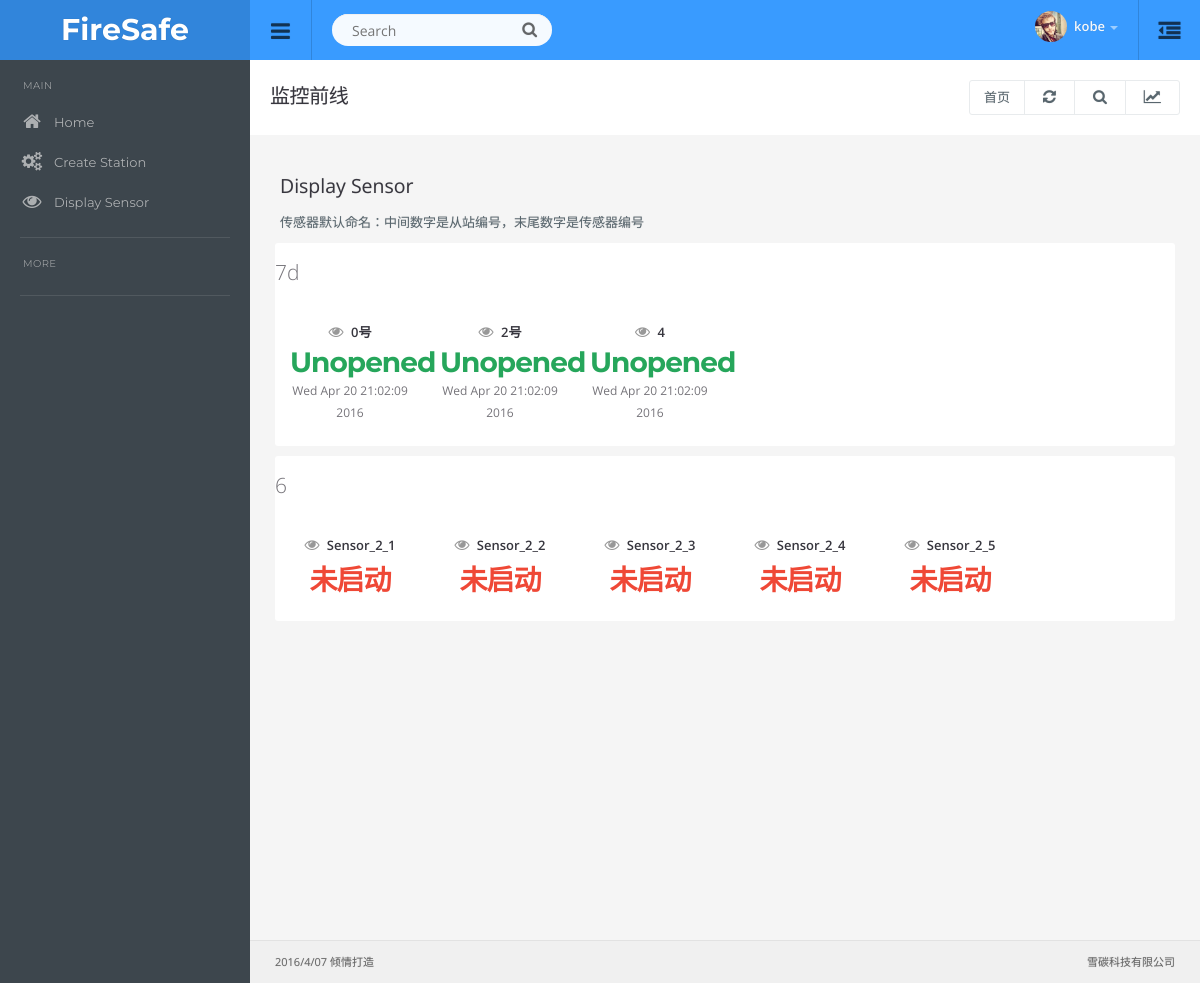
Screenshot of /sensor/display (signed in) with the database file from the repository.
### app/models.py (models this page shows, shortened)
class User(UserMixin, db.Model):
	__tablename__ = 'users'
	id            = db.Column(db.Integer,primary_key=True)
	email         = db.Column(db.String(64), unique=True, index=True)
	username      = db.Column(db.String(64),unique=True,index=True)
	role_id       = db.Column(db.Integer, db.ForeignKey('roles.id'))
	password_hash = db.Column(db.String(128))
	name          = db.Column(db.String(64))
	company       = db.Column(db.String(64))
	member_since  = db.Column(db.DateTime(), default=datetime.now)
	last_seen     = db.Column(db.DateTime(), default=datetime.now)
	understudy    = db.Column(db.Boolean(),default=True)
	def ping(self):
		self.last_seen = datetime.now()
		db.session.add(self)
	def can(self, permissions):
		return self.role is not None and \
		(self.role.permissions & permissions) == permissions
	def is_administrator(self):
		return self.can(Permission.ADMIN)
	class AnoymusUser(AnonymousUserMixin):
		def can(self, permissions):
			return False
		def is_administrator(self):
			return False
	login_manager.anonymous_user = AnoymusUser
	@property
	def password(self):
		raise AttributeError('password is not a readabel attribute')

class SonModel(db.Model):
    __tablename__ = 'sonmodels'
    id            = db.Column(db.Integer, primary_key=True)
    name 		  = db.Column(db.String(128), unique=True)
    slaveaddress  = db.Column(db.Integer, unique=True)
    location      = db.Column(db.String(128))
    sensorsNumber = db.Column(db.Integer)
    main_id       = db.Column(db.Integer, db.ForeignKey('mainmodels.id'))
    is_run        = db.Column(db.Boolean(), default=False)
    sensors       = db.relationship('Sensor', backref='sonmodel', lazy='dynamic')

class Sensor(db.Model):
	__tablename__ = 'sensors'
	id          = db.Column(db.Integer, primary_key=True)
	name		= db.Column(db.String(128), unique=True)
	location    = db.Column(db.String(128))
	slave_id    = db.Column(db.Integer)
	position    = db.Column(db.Integer)
	is_run      = db.Column(db.Boolean(), default=False)
	sonmodel_id = db.Column(db.Integer, db.ForeignKey('sonmodels.id'))

class SensorLog(db.Model):
	__tablename__ = 'sensorslog'
	id            = db.Column(db.Integer, primary_key=True)
	position      = db.Column(db.Integer)
	slave_id      = db.Column(db.Integer)
	sensor_state  = db.Column(db.String(32), default=u'unopened')
	create_time   = db.Column(db.DateTime(), default=datetime.now)
	updata_time   = db.Column(db.DateTime(), default=datetime.now)

### app/sensor/views.py (the view)
@sensor.route('/display')
@login_required
def display():
    sonmodel = SonModel.query.filter_by(is_run=False).all()
    if sonmodel is not None:
        for s in sonmodel:
            s.is_run = True
            count = 0
            while count < s.sensorsNumber:
                sname = 'Sensor_'+str(s.id)+'_'+str(count+1)
                sensor = Sensor(name=sname, location='default', slave_id=s.id, position=2*count)
                db.session.add(sensor)
                count += 1
            db.session.add(s)
    sonmodels = SonModel.query.all()
    sensor = Sensor.query.all()
    slog = SensorLog.query.all()
    return render_template('displaysensor.html', sensor=sensor, sonmodels=sonmodels, sensorlog=slog)

### app/auth/views.py (called while the page is built)
@auth.before_app_request
def before_request():
	if current_user.is_authenticated():
		current_user.ping()

### app/main/__init__.py (called while the page is built)
@main.app_context_processor
def inject_permissions():
	return dict(Permission=Permission)

### app/models.py (called while the page is built)
@login_manager.user_loader
def load_user(user_id):
	return User.query.get(int(user_id))

### app/templates/displaysensor.html (shortened to what this page needs)
{% extends "base.html" %}
{% block content %}
  <div class="row">
    <div class="col-md-12">
      <h4>Display Sensor</h4>
        <p>传感器默认命名：中间数字是从站编号，末尾数字是传感器编号</p>
          {% for smodel in sonmodels %}
            <ul class="topstats clearfix">
              <p class="lead">{{ smodel.name }}</p>
              {% for sor in sensor %}
                {% if smodel.id == sor.slave_id %}
                  <li class="col-xs-6 col-lg-2">
                    <span class="title"><i class="fa fa-eye"></i> {{ sor.name }} </span>
                    {% if sor.is_run %}
                        {% for slog in sensorlog %}
                          {% if slog.position == sor.position %}
                            <h3 class="color-up" id="state_{{smodel.slaveaddress}}{{sor.position}}">
                              {{slog.sensor_state}}
                            </h3>
                          {% endif %}
                        {% endfor %}
                    {% else %}
                      <a href="{{ url_for('sensor.createSensor', id=sor.id) }}">
                        <h3 class="color-down">未启动</h3>
                      </a>
                    {% endif %}
                    {% if sor.is_run %}
                      {% for slog in sensorlog %}
                          {% if slog.position == sor.position %}
                            <span class="diff" id="time_{{smodel.slaveaddress}}{{sor.position}}">{{slog.updata_time.strftime("%c")}}</span>
                          {% endif %}
                      {% endfor %}
                    {% endif %}
                  </li>
                {% endif %}
              {% endfor %}
            </ul>
          {% endfor %}
    </div>
  </div>
  <br><br><br><br><br><br><br><br><br>
  <br><br><br><br><br>
{% endblock %}

### app/templates/base.html (shortened to what this page needs)
<!DOCTYPE html>
<html lang="en">
  <head>
  {% block head %}
  <link href="/static/css/root.css" rel="stylesheet">
  {% endblock %}
  </head>
  <body>
  <div id="top" class="clearfix">
  	<div class="applogo">
  		<a href="{{ url_for('main.index') }}" class="logo">FireSafe</a>
  	</div>
    <a href="#" class="sidebar-open-button"><i class="fa fa-bars"></i></a>
    <form class="searchform">
      <input type="text" class="searchbox" id="searchbox" placeholder="Search">
      <span class="searchbutton"><i class="fa fa-search"></i></span>
    </form>
    <a href="#sidepanel" class="sidepanel-open-button"><i class="fa fa-outdent"></i></a>
    <ul class="top-right">
    {% if current_user.is_authenticated() %}
    <li class="dropdown link">
      <a href="#" data-toggle="dropdown" class="dropdown-toggle profilebox"><img src="/static/img/profileimg.png" alt="img"><b>{{current_user.username}}</b><span class="caret"></span></a>
    </li>
    {% else %}
    <a href="{{ url_for('auth.login') }}">
      <i class="fa fa-user"></i>&nbsp;&nbsp;Log In</a>
    </ul>
    {% endif %}
    </ul>
  </div>
<div class="sidebar clearfix">
<ul class="sidebar-panel nav">
  <li class="sidetitle">MAIN</li>
  <li><a href="{{ url_for('main.index') }}"><span class="icon color5"><i class="fa fa-home"></i></span>Home</a></li>
  <li><a href="{{ url_for('sensor.createSonModel') }}"><span class="icon color5"><i class="fa fa-cogs"></i></span>Create Station</a></li>
  <li><a href="{{ url_for('sensor.display') }}"><span class="icon color5"><i class="fa fa-eye"></i></span>Display Sensor</a></li>
</ul>
<ul class="sidebar-panel nav">
  <li class="sidetitle">MORE</li>
</ul>
</div>
<div class="content">
  <div class="page-header">
    <h1 class="title">监控前线</h1>
    <div class="right">
      <div class="btn-group" role="group" aria-label="...">
        <a href="{{ url_for('main.index') }}" class="btn btn-light">首页</a>
        <a href="#" class="btn btn-light"><i class="fa fa-refresh"></i></a>
        <a href="#" class="btn btn-light"><i class="fa fa-search"></i></a>
        <a href="#" class="btn btn-light" id="topstats"><i class="fa fa-line-chart"></i></a>
      </div>
    </div>
  </div>
<div class="container-default">
{% block content %}
{% endblock %}
</div>
<div class="row footer">
  {% block footer %}
  <div class="col-md-6 text-left">
  2016/4/07 倾情打造
  </div>
  <div class="col-md-6 text-right">
    雪碳科技有限公司
  </div>
  {% endblock %}
</div>
</div>
</body>
</html>

### rows the page displays
User: username "kobe"
SonModel: name "7d"
Sensor: name "0号"
SensorLog: sensor_state "Unopened", updata_time "Wed Apr 20 21:02:09 2016"
Sensor: name "2号"
SensorLog: sensor_state "Unopened", updata_time "Wed Apr 20 21:02:09 2016"
Sensor: name "4"
SensorLog: sensor_state "Unopened", updata_time "Wed Apr 20 21:02:09 2016"
SonModel: name "6"
Sensor: name "Sensor_2_1"
Sensor: name "Sensor_2_2"
Sensor: name "Sensor_2_3"
Sensor: name "Sensor_2_4"
Sensor: name "Sensor_2_5"
